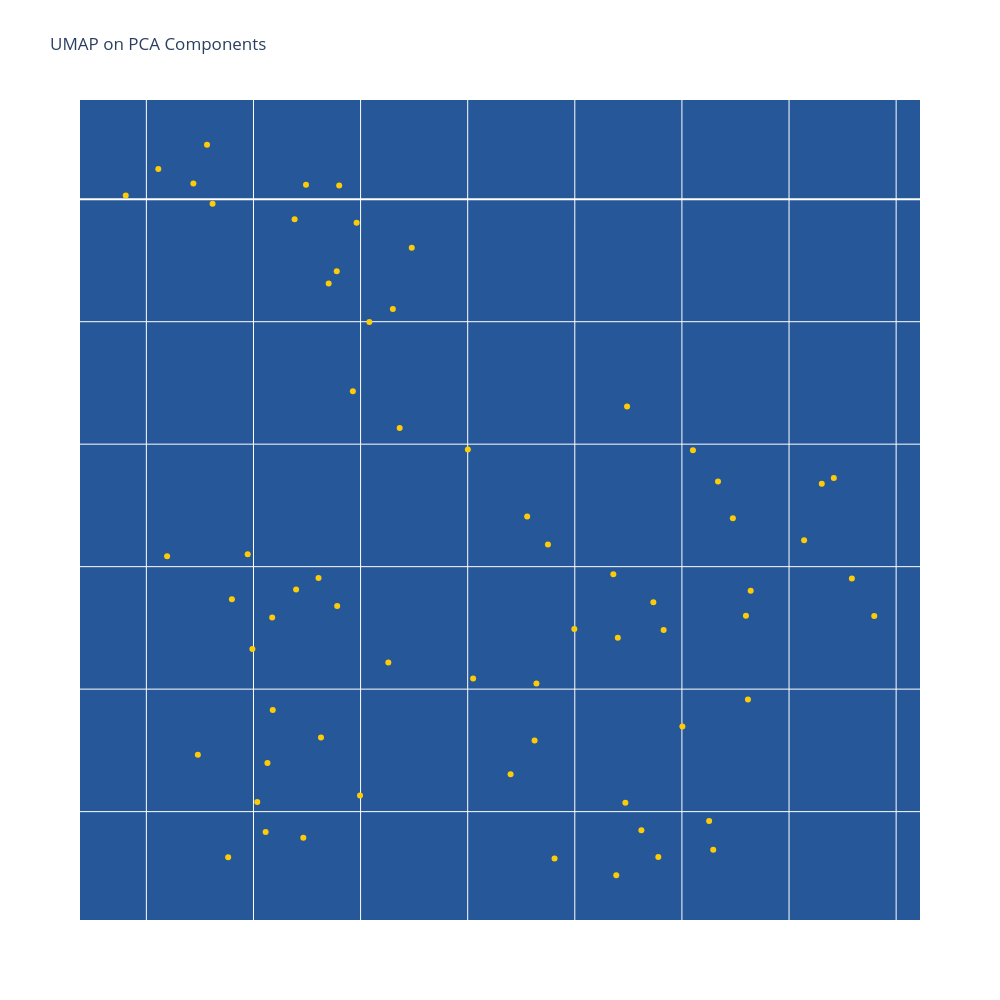

The code cell stored with this chart in its notebook:
### Markdown cell above
# UMAP with PCA components
UMAP takes into account different dimensions and represnts the information in 2D. If you want smaller and more refined clusters, then use more components. But the starting number of components is usually based on the elbow plot.

### Code cell
# Run UMAP with PCA components
#pca_result = PCA().fit_transform(feature_matrix)
num_components = int(input('Enter the number of PCA components to use for UMAP after looking at the iteration and elbow plot: '))
pca_reduced_features = pca_result[:, :num_components]
umap_result = UMAP(random_state=123).fit_transform(pca_reduced_features)
umap_df_pca = pd.DataFrame(umap_result, columns=["V1", "V2"])
umap_df_pca['Faculty_Full_Name'] = raw_data['Faculty_Full_Name']
umap_df_pca = umap_df_pca.merge(top_mesh_terms_df, on='Faculty_Full_Name', how='left')
fig = px.scatter(umap_df_pca, x="V1", y="V2", title="UMAP on PCA Components", hover_name="Faculty_Full_Name",
                 hover_data={"V1": False, "V2": False,
                             'Top_Mesh_Terms': True},
                 width=1000, height=1000, color_discrete_sequence=['#fecc07'])
fig_show(fig)

### Figure 1 — Plotly figure (JSON) as saved in the notebook; plotly's stock layout.template omitted (floating-point values rounded to 4 significant figures; data arrays with more than 128 entries replaced by an {"elided": "..."} marker saying what was removed)
{"data": [{"customdata": {"elided": "66 rows, 286 str values in total"}, "hovertemplate": "<b>%{hovertext}</b><br><br>Top_Mesh_Terms=%{customdata[0]}<extra></extra>", "hovertext": ["Acharya, Munjal Mahendra", "Calof, Anne L", "Chen, Lulu Y", "Diaz Alonso, Javier", "Ewell, Laura Ann", "Gall, Christine M", "Hunt, Robert Francis", "Igarashi, Kei", "Lyon, David Christian", "Piomelli, Daniele", "Reinkensmeyer, David J", "Steward, Oswald", "Watanabe Kuwata, Momoko", "Xu, Xiangmin", "Buisson, Remi", "Dai, Xing", "Donovan, Peter J", "Jang, Cholsoon", "Kaiser, Peter", "Kessenbrock, Kai", "Li, Wei", "Liu, Haoping", "Marazzi, Ivan", "Masri, Selma", "Ng, Stanley Wai Kwong", "Qiao, Feng", "Sandmeyer, Suzanne B", "Seldin, Marcus Michael", "Steele, Robert E", "Yokomori, Kyoko", "Baker, Nicholas Edward", "Barbour, Alan G", "Borrelli, Emilia", "Burke, Thomas P", "Byun, Minji", "Goldin, Alan L", "Hertel, Klemens J", "James, Anthony A", "Koyuncu, Orkide", "Marsden, Matthew D", "Mcclelland, Michael", "Semler, Bert L", "Shi, Yongsheng", "Tan, Ming", "Abbott, Geoffrey Winston", "Beier, Kevin T", "Cahalan, Michael", "Davies, David Huw", "Eguchi, Asuka", "Felgner, Philip", "Hicks, Michael Ryan", "Holmes, Todd C", "Huang, Lan", "Jin, Rongsheng", "Jusiak, Barbara", "Kiser, Philip", "Lawson, Devon A", "Marangoni, Francesco", "Othy, Shivashankar", "Pathak, Medha", "Skowronska-Krawczyk, Dorota", "Tombola, Francesco", "Villalta, Sergio Armando", "Wagar, Lisa", "Yu, Alvin", "Monuki, Edwin"], "legendgroup": "", "marker": {"color": "#fecc07", "symbol": "circle"}, "mode": "markers", "name": "", "orientation": "v", "showlegend": false, "type": "scatter", "x": [1.745, 1.557, 1.9, 0.9037, 1.309, 1.056, 1.283, 1.219, 2.7, 2.041, 2.875, 1.889, 4.07, 2.151, 3.627, 1.565, 3.236, 3.201, 3.194, 4.398, 3.18, 2.821, 1.997, 3.502, 3.415, 3.39, 1.891, 3.821, 1.24, 4.209, 1.699, 1.097, 2.182, 1.587, 1.733, 1.495, 3.646, 1.518, 2.239, 2.778, 1.59, 1.964, 2.13, 1.815, 1.473, 1.981, 1.851, 3.367, 1.804, 2.998, 4.153, 1.692, 2.905, 2.812, 1.382, 2.525, 3.738, 3.808, 2.501, 3.244, 3.311, 3.668, 4.293, 3.799, 1.399, 3.551], "xaxis": "x", "y": [0.1178, -5.167, 0.1122, 0.03023, -0.03727, 0.2457, 0.4446, 0.1287, -4.694, -1.002, -2.82, -0.5872, -2.783, -0.8959, -5.077, -4.604, -4.927, -3.581, -5.519, -3.402, -3.063, -3.953, -4.868, -4.304, -3.518, -5.371, -3.322, -3.197, -4.535, -2.277, -3.186, -2.915, -1.868, -3.416, -5.214, -3.672, -5.31, -4.922, -0.3966, -2.591, -4.17, -1.568, -3.783, -4.394, -2.898, -0.1921, -0.688, -3.291, -3.092, -3.509, -2.322, -0.163, -5.382, -4.419, -5.372, -3.914, -2.604, -4.084, -2.043, -1.692, -5.153, -2.305, -3.098, -3.4, -3.267, -2.05], "yaxis": "y"}], "layout": {"height": 1000, "legend": {"tracegroupgap": 0}, "plot_bgcolor": "#255799", "title": {"text": "UMAP on PCA Components"}, "width": 1000, "xaxis": {"anchor": "y", "domain": [0, 1], "showticklabels": false, "title": {"text": ""}}, "yaxis": {"anchor": "x", "domain": [0, 1], "showticklabels": false, "title": {"text": ""}}}}
